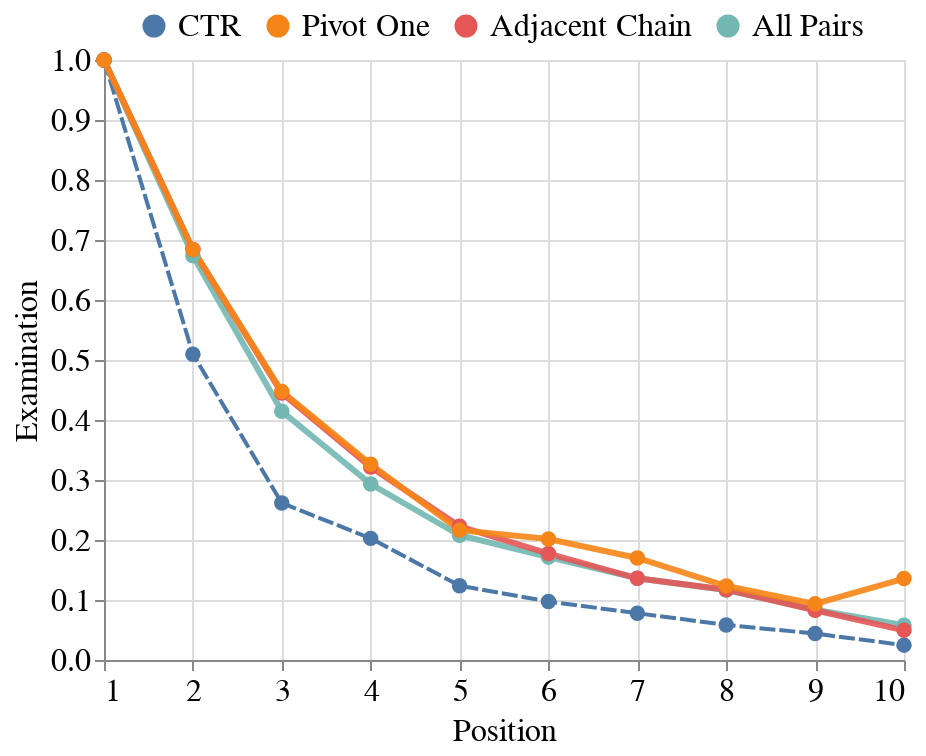

This figure's notebook cell:
### Code cell
ctr = alt.Chart(ctr_df, width=400).mark_line(size=2, opacity=1, point=True, strokeDash=[8,2]).encode(
    x=alt.X("position:Q", title="Position").scale(domain=(1, 10)),
    y=alt.Y("examination", title="Examination"),
    color=alt.Color("name"),
)

harvesting = alt.Chart(harvesting_df, width=400).mark_line(size=3, opacity=0.9, point=True).encode(
    x=alt.X("position:Q", title="Position").scale(domain=(1, 10)),
    y=alt.Y("examination", title="Examination"),
    color=alt.Color("name", title=None, sort=order).scale(domain=order),
)

chart = (ctr + harvesting).configure_point(
    size=60
).configure_legend(
    orient="none",
    direction="horizontal",
    legendX=17, legendY=-25,

)

chart

### Figure 1 — Vega-Lite specification as saved in the notebook (floating-point values rounded to 4 significant figures)
{"config": {"title": {"font": "serif", "fontWeight": "normal", "fontSize": 16, "dx": 5}, "axis": {"titleFont": "serif", "titleFontWeight": "normal", "titleFontSize": 16, "labelFont": "serif", "labelFontWeight": "normal", "labelFontSize": 16}, "headerColumn": {"titleFont": "serif", "titleFontWeight": "normal", "titleFontSize": 16, "labelFont": "serif", "labelFontWeight": "normal", "labelFontSize": 16}, "text": {"font": "serif", "fontSize": 14}, "legend": {"labelFont": "serif", "titleFont": "serif", "titleFontSize": 16, "labelFontSize": 16, "direction": "horizontal", "legendX": 17, "legendY": -25, "orient": "none"}, "point": {"size": 60}}, "layer": [{"data": {"name": "data-adc1f925dde5377321b431e04d09c052"}, "mark": {"type": "line", "opacity": 1, "point": true, "size": 2, "strokeDash": [8, 2]}, "encoding": {"color": {"field": "name", "type": "nominal"}, "x": {"field": "position", "scale": {"domain": [1, 10]}, "title": "Position", "type": "quantitative"}, "y": {"field": "examination", "title": "Examination", "type": "quantitative"}}}, {"data": {"name": "data-1cb84c014e4d730d2b2b98b07316a4ca"}, "mark": {"type": "line", "opacity": 0.9, "point": true, "size": 3}, "encoding": {"color": {"field": "name", "scale": {"domain": ["CTR", "Pivot One", "Adjacent Chain", "All Pairs"]}, "sort": ["CTR", "Pivot One", "Adjacent Chain", "All Pairs"], "title": null, "type": "nominal"}, "x": {"field": "position", "scale": {"domain": [1, 10]}, "title": "Position", "type": "quantitative"}, "y": {"field": "examination", "title": "Examination", "type": "quantitative"}}}], "width": 400, "$schema": "https://vega.github.io/schema/vega-lite/v5.15.1.json", "datasets": {"data-adc1f925dde5377321b431e04d09c052": [{"position": 1, "examination": 1.0, "name": "CTR"}, {"position": 2, "examination": 0.5097, "name": "CTR"}, {"position": 3, "examination": 0.2616, "name": "CTR"}, {"position": 4, "examination": 0.2027, "name": "CTR"}, {"position": 5, "examination": 0.1239, "name": "CTR"}, {"position": 6, "examination": 0.09748, "name": "CTR"}, {"position": 7, "examination": 0.07796, "name": "CTR"}, {"position": 8, "examination": 0.05847, "name": "CTR"}, {"position": 9, "examination": 0.04406, "name": "CTR"}, {"position": 10, "examination": 0.02476, "name": "CTR"}], "data-1cb84c014e4d730d2b2b98b07316a4ca": [{"position": 1, "examination": 1.0, "name": "All Pairs"}, {"position": 2, "examination": 0.6738, "name": "All Pairs"}, {"position": 3, "examination": 0.4145, "name": "All Pairs"}, {"position": 4, "examination": 0.2932, "name": "All Pairs"}, {"position": 5, "examination": 0.2079, "name": "All Pairs"}, {"position": 6, "examination": 0.1714, "name": "All Pairs"}, {"position": 7, "examination": 0.1363, "name": "All Pairs"}, {"position": 8, "examination": 0.1166, "name": "All Pairs"}, {"position": 9, "examination": 0.08378, "name": "All Pairs"}, {"position": 10, "examination": 0.05791, "name": "All Pairs"}, {"position": 1, "examination": 1.0, "name": "Adjacent Chain"}, {"position": 2, "examination": 0.6841, "name": "Adjacent Chain"}, {"position": 3, "examination": 0.4449, "name": "Adjacent Chain"}, {"position": 4, "examination": 0.3215, "name": "Adjacent Chain"}, {"position": 5, "examination": 0.2229, "name": "Adjacent Chain"}, {"position": 6, "examination": 0.1774, "name": "Adjacent Chain"}, {"position": 7, "examination": 0.1361, "name": "Adjacent Chain"}, {"position": 8, "examination": 0.1172, "name": "Adjacent Chain"}, {"position": 9, "examination": 0.08297, "name": "Adjacent Chain"}, {"position": 10, "examination": 0.04946, "name": "Adjacent Chain"}, {"position": 1, "examination": 1.0, "name": "Pivot One"}, {"position": 2, "examination": 0.6841, "name": "Pivot One"}, {"position": 3, "examination": 0.4476, "name": "Pivot One"}, {"position": 4, "examination": 0.3262, "name": "Pivot One"}, {"position": 5, "examination": 0.2165, "name": "Pivot One"}, {"position": 6, "examination": 0.2017, "name": "Pivot One"}, {"position": 7, "examination": 0.1701, "name": "Pivot One"}, {"position": 8, "examination": 0.1233, "name": "Pivot One"}, {"position": 9, "examination": 0.09357, "name": "Pivot One"}, {"position": 10, "examination": 0.1358, "name": "Pivot One"}]}}
